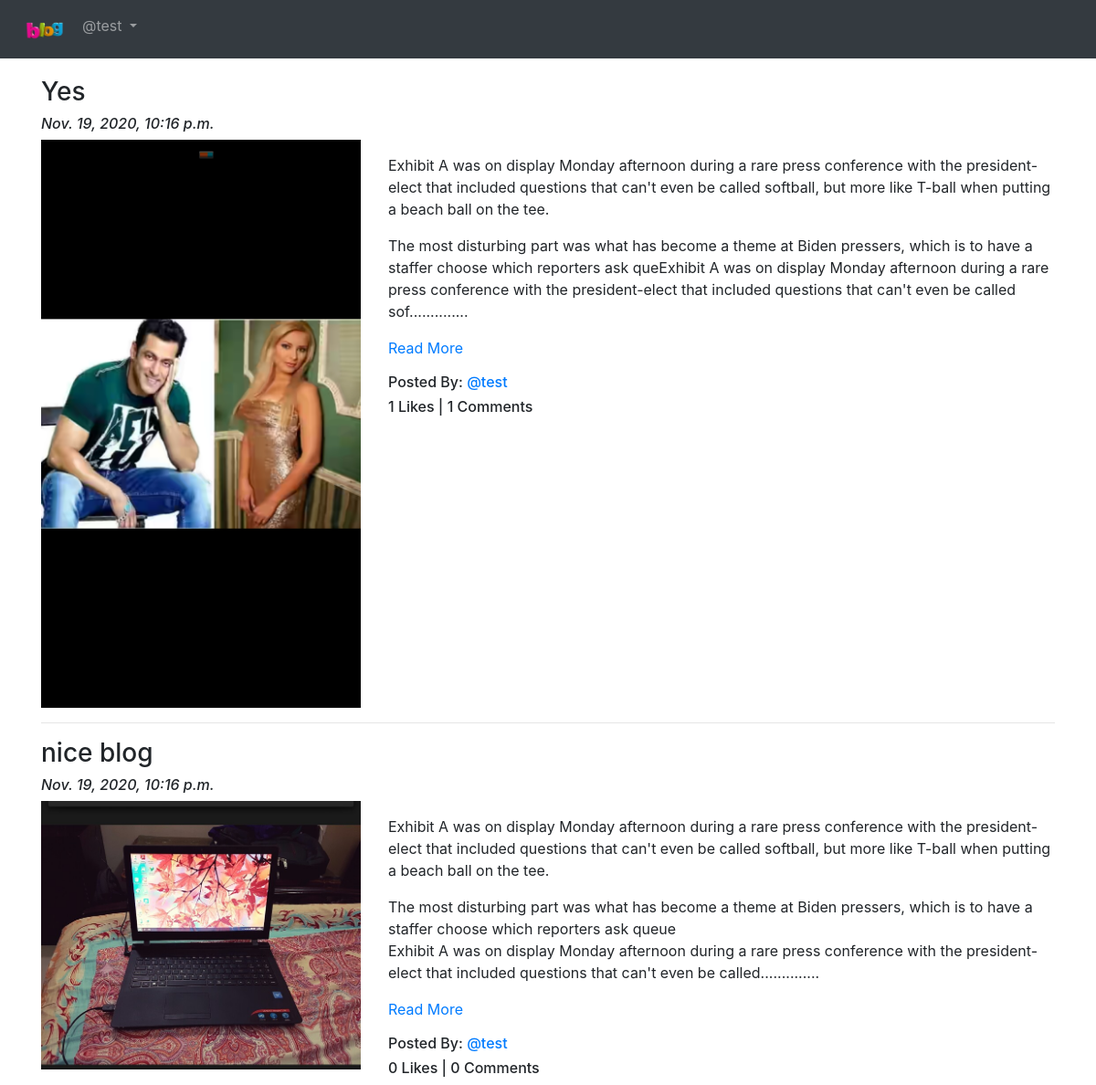
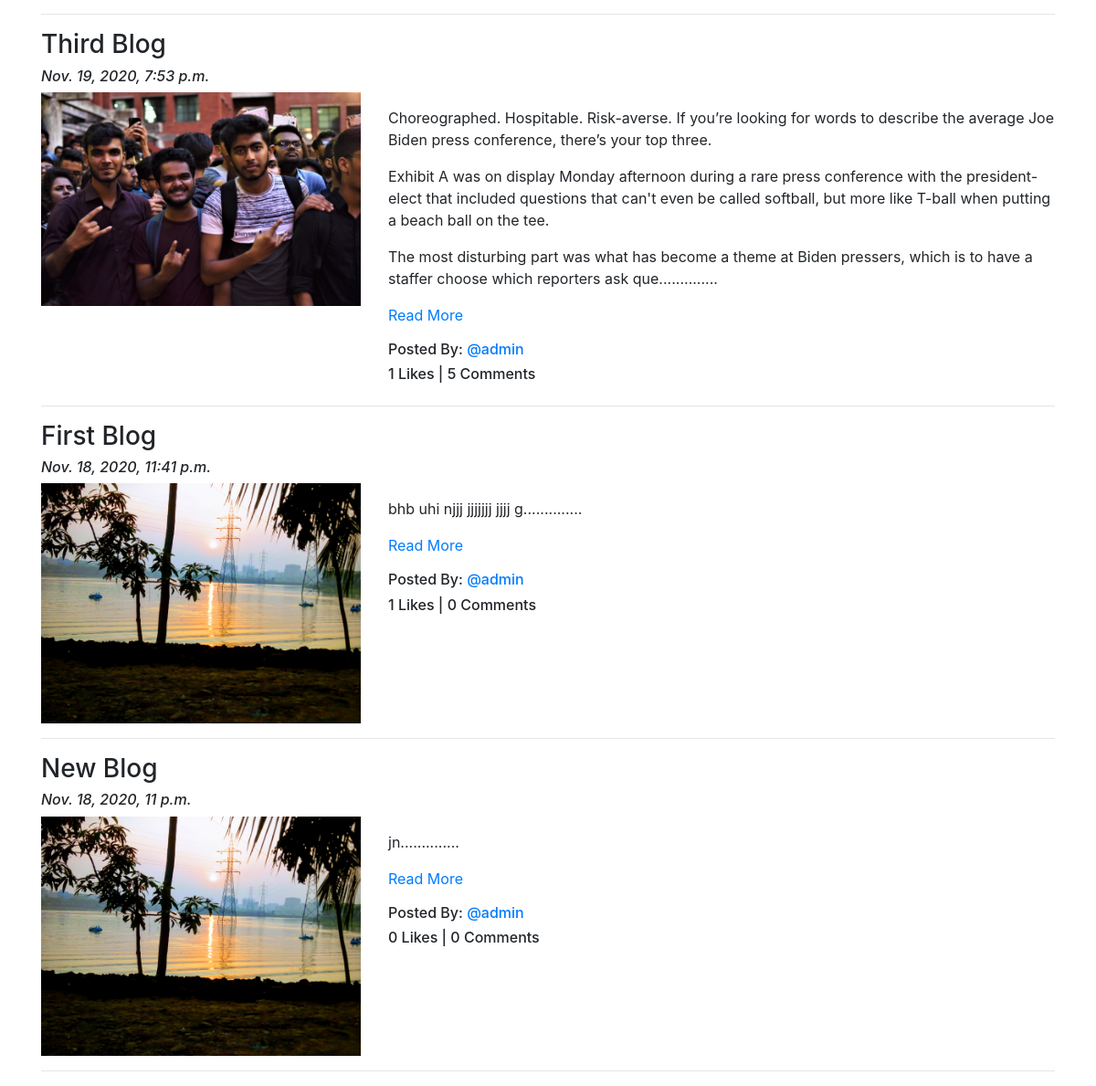
Screenshot of /blog/ (signed in) with the database file from the repository (2 pictures, top to bottom).
### App_Blog/models.py (models this page shows, shortened)
class Blog(models.Model):
    author = models.ForeignKey(User, on_delete=models.CASCADE, related_name='post_author')
    blog_title = models.CharField(max_length = 264, verbose_name="Put a Title")
    slug = models.SlugField(max_length=264, unique=True)
    blog_content = models.TextField(verbose_name="What is on your mind?")
    blog_image = models.ImageField(upload_to='blog_images', verbose_name="Image" )
    publish_date = models.DateTimeField(auto_now_add=True)
    update_date = models.DateTimeField(auto_now=True)
    class Meta:
        ordering = ['-publish_date']

### App_Blog/views.py (the view)
# urls.py: path('', views.BlogList.as_view(), name='blog_list'),
class BlogList(ListView):
    context_object_name = 'blogs'
    model = Blog
    template_name = 'App_Blog/blog_list.html'

### App_Blog/templatetags/custom_filters.py (called while the page is built)
def range_filter(value):
    return value[0:500] + ".............."

### templates/App_Blog/blog_list.html (shortened to what this page needs)
{% extends 'base.html' %}
{% load custom_filters %}
{% block body_block %}
    {% for blog in blogs %}
        <h3>{{ blog.blog_title }}</h3>
        <h6><i>{{ blog.publish_date }}</i></h6>
        <div class="row">
            <div class="col-sm-4">
                <img src="/media/{{blog.blog_image}}" alt="{{blog.blog_title}}" title="{{blog.blog_title}}" width="100%">
            </div>
            <div class="col-sm-8">
                <p>{{ blog.blog_content|range_filter|linebreaks }} <a href="{% url 'App_Blog:blog_details' slug=blog.slug %}">Read More</a></p>
                <h6>Posted By: <a href="#">@{{ blog.author }}</a></h6>
                <h6>{{ blog.liked_blog.count }} Likes | {{blog.blog_comment.count}} Comments</h6>
            </div>
        </div>
        <hr>
    {% endfor %}
{% endblock %}

### templates/base.html (shortened to what this page needs)
<!DOCTYPE html>
<html lang="en">
<head>
    <link rel="stylesheet" href="https://cdn.jsdelivr.net/npm/bootstrap@4.5.3/dist/css/bootstrap.min.css">
</head>
<body>
    <nav class="navbar navbar-expand-sm bg-dark navbar-dark">
        <ul class="navbar-nav">
            <li class="nav-item active">
                <a class="nav-link" href="{% url 'index' %}"><img src="/media/logo.png/" width="50px" alt=""></a>
            </li>
            {% if user.is_authenticated %}
                <div class="nav-item dropdown">
                    <a class="nav-link dropdown-toggle" href="#" id="navbardrop" data-toggle="dropdown">
                        @{{user.username}}
                    </a>
                </div>
            {% endif %}
        </ul>
    </nav>
    <div class="container" style="padding-top: 20px;">
        {% block body_block %}
        {% endblock %}
    </div>
</body>
</html>

### rows the page displays
Blog: blog_title "Yes", publish_date "Nov. 19, 2020, 10:16 p.m.", blog_image (picture), blog_content|range_filter "Exhibit A was on display Monday afternoon during a rare press conference with the president-elect that included questions that can't even be called softball, but more like T-ball when putting a beach ball on the tee. The most disturbing part was what has become a theme at Biden pressers, which is to have a staffer choose which reporters ask queExhibit A was on display Monday afternoon during a rare press conference with the president-elect that included questions that can't even be called sof..............", author "test", liked_blog.count "1", blog_comment.count "1"
Blog: blog_title "nice blog", publish_date "Nov. 19, 2020, 10:16 p.m.", blog_image (picture), blog_content|range_filter "Exhibit A was on display Monday afternoon during a rare press conference with the president-elect that included questions that can't even be called softball, but more like T-ball when putting a beach ball on the tee. The most disturbing part was what has become a theme at Biden pressers, which is to have a staffer choose which reporters ask queue Exhibit A was on display Monday afternoon during a rare press conference with the president-elect that included questions that can't even be called..............", author "test", liked_blog.count "0", blog_comment.count "0"
Blog: blog_title "Third Blog", publish_date "Nov. 19, 2020, 7:53 p.m.", blog_image (picture), blog_content|range_filter "Choreographed. Hospitable. Risk-averse. If you’re looking for words to describe the average Joe Biden press conference, there’s your top three. Exhibit A was on display Monday afternoon during a rare press conference with the president-elect that included questions that can't even be called softball, but more like T-ball when putting a beach ball on the tee. The most disturbing part was what has become a theme at Biden pressers, which is to have a staffer choose which reporters ask que..............", author "admin", liked_blog.count "1", blog_comment.count "5"
Blog: blog_title "First Blog", publish_date "Nov. 18, 2020, 11:41 p.m.", blog_image (picture), blog_content|range_filter "bhb uhi njjj jjjjjjj jjjj g..............", author "admin", liked_blog.count "1", blog_comment.count "0"
Blog: blog_title "New Blog", publish_date "Nov. 18, 2020, 11 p.m.", blog_image (picture), blog_content|range_filter "jn..............", author "admin", liked_blog.count "0", blog_comment.count "0"

### other values shown
{{ user.username }} "test"
